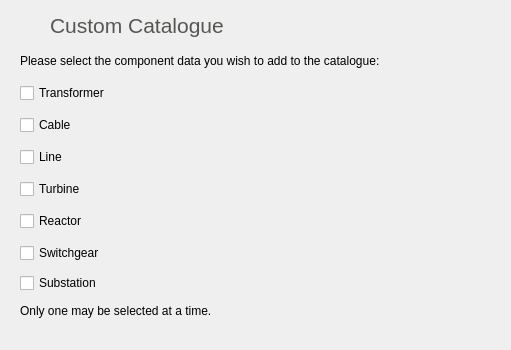
<?xml version="1.0" encoding="UTF-8"?>
<ui version="4.0">
 <class>Frame</class>
 <widget class="QFrame" name="Frame">
  <property name="geometry">
   <rect>
    <x>0</x>
    <y>0</y>
    <width>511</width>
    <height>350</height>
   </rect>
  </property>
  <property name="windowTitle">
   <string>Frame</string>
  </property>
  <widget class="QLabel" name="label_17">
   <property name="geometry">
    <rect>
     <x>50</x>
     <y>10</y>
     <width>181</width>
     <height>28</height>
    </rect>
   </property>
   <property name="palette">
    <palette>
     <active>
      <colorrole role="WindowText">
       <brush brushstyle="SolidPattern">
        <color alpha="255">
         <red>85</red>
         <green>87</green>
         <blue>83</blue>
        </color>
       </brush>
      </colorrole>
     </active>
     <inactive>
      <colorrole role="WindowText">
       <brush brushstyle="SolidPattern">
        <color alpha="255">
         <red>85</red>
         <green>87</green>
         <blue>83</blue>
        </color>
       </brush>
      </colorrole>
     </inactive>
     <disabled>
      <colorrole role="WindowText">
       <brush brushstyle="SolidPattern">
        <color alpha="255">
         <red>190</red>
         <green>190</green>
         <blue>190</blue>
        </color>
       </brush>
      </colorrole>
     </disabled>
    </palette>
   </property>
   <property name="font">
    <font>
     <pointsize>16</pointsize>
    </font>
   </property>
   <property name="text">
    <string>Custom Catalogue</string>
   </property>
   <property name="alignment">
    <set>Qt::AlignBottom|Qt::AlignLeading|Qt::AlignLeft</set>
   </property>
  </widget>
  <widget class="QLabel" name="label_63">
   <property name="geometry">
    <rect>
     <x>20</x>
     <y>10</y>
     <width>24</width>
     <height>24</height>
    </rect>
   </property>
   <property name="minimumSize">
    <size>
     <width>24</width>
     <height>24</height>
    </size>
   </property>
   <property name="maximumSize">
    <size>
     <width>24</width>
     <height>24</height>
    </size>
   </property>
   <property name="text">
    <string/>
   </property>
   <property name="pixmap">
    <pixmap resource="icons.qrc">:/Icons/icons/CataloguePrivate.svg</pixmap>
   </property>
   <property name="scaledContents">
    <bool>true</bool>
   </property>
  </widget>
  <widget class="QCheckBox" name="distributed_slack_checkBox">
   <property name="geometry">
    <rect>
     <x>20</x>
     <y>112</y>
     <width>259</width>
     <height>26</height>
    </rect>
   </property>
   <property name="toolTip">
    <string>&lt;html&gt;&lt;head/&gt;&lt;body&gt;&lt;p&gt;If active, the slack power is distributed among the generators according to their installed power &amp;quot;Snom&amp;quot;&lt;/p&gt;&lt;/body&gt;&lt;/html&gt;</string>
   </property>
   <property name="text">
    <string>Cable</string>
   </property>
   <property name="autoRepeat">
    <bool>false</bool>
   </property>
   <property name="autoExclusive">
    <bool>true</bool>
   </property>
  </widget>
  <widget class="QCheckBox" name="auto_precision_checkBox">
   <property name="geometry">
    <rect>
     <x>20</x>
     <y>176</y>
     <width>259</width>
     <height>26</height>
    </rect>
   </property>
   <property name="toolTip">
    <string>If active, GridCal finds a precission that suits the magnitude of the power injections so that the power flow is meaningful</string>
   </property>
   <property name="text">
    <string>Turbine</string>
   </property>
   <property name="autoExclusive">
    <bool>true</bool>
   </property>
  </widget>
  <widget class="QCheckBox" name="addPowerFlowReportCheckBox">
   <property name="geometry">
    <rect>
     <x>20</x>
     <y>240</y>
     <width>127</width>
     <height>26</height>
    </rect>
   </property>
   <property name="toolTip">
    <string>Add a results report in the logs</string>
   </property>
   <property name="text">
    <string>Switchgear</string>
   </property>
   <property name="autoExclusive">
    <bool>true</bool>
   </property>
  </widget>
  <widget class="QCheckBox" name="use_voltage_guess_checkBox">
   <property name="geometry">
    <rect>
     <x>20</x>
     <y>208</y>
     <width>259</width>
     <height>26</height>
    </rect>
   </property>
   <property name="text">
    <string>Reactor</string>
   </property>
   <property name="autoExclusive">
    <bool>true</bool>
   </property>
  </widget>
  <widget class="QCheckBox" name="ignore_single_node_islands_checkBox">
   <property name="geometry">
    <rect>
     <x>20</x>
     <y>144</y>
     <width>259</width>
     <height>26</height>
    </rect>
   </property>
   <property name="toolTip">
    <string>If active, the islands of a single node are ignored.</string>
   </property>
   <property name="text">
    <string>Line</string>
   </property>
   <property name="checked">
    <bool>false</bool>
   </property>
   <property name="autoExclusive">
    <bool>true</bool>
   </property>
  </widget>
  <widget class="QLabel" name="label_2">
   <property name="geometry">
    <rect>
     <x>20</x>
     <y>50</y>
     <width>421</width>
     <height>22</height>
    </rect>
   </property>
   <property name="text">
    <string>Please select the component data you wish to add to the catalogue:</string>
   </property>
  </widget>
  <widget class="QLabel" name="label_3">
   <property name="geometry">
    <rect>
     <x>20</x>
     <y>300</y>
     <width>421</width>
     <height>22</height>
    </rect>
   </property>
   <property name="text">
    <string>Only one may be selected at a time.</string>
   </property>
  </widget>
  <widget class="QCheckBox" name="distributed_slack_checkBox_2">
   <property name="geometry">
    <rect>
     <x>20</x>
     <y>80</y>
     <width>259</width>
     <height>26</height>
    </rect>
   </property>
   <property name="toolTip">
    <string>&lt;html&gt;&lt;head/&gt;&lt;body&gt;&lt;p&gt;If active, the slack power is distributed among the generators according to their installed power &amp;quot;Snom&amp;quot;&lt;/p&gt;&lt;/body&gt;&lt;/html&gt;</string>
   </property>
   <property name="text">
    <string>Transformer</string>
   </property>
   <property name="autoRepeat">
    <bool>false</bool>
   </property>
   <property name="autoExclusive">
    <bool>true</bool>
   </property>
  </widget>
  <widget class="QCheckBox" name="addPowerFlowReportCheckBox_2">
   <property name="geometry">
    <rect>
     <x>20</x>
     <y>270</y>
     <width>127</width>
     <height>26</height>
    </rect>
   </property>
   <property name="toolTip">
    <string>Add a results report in the logs</string>
   </property>
   <property name="text">
    <string>Substation</string>
   </property>
   <property name="autoExclusive">
    <bool>true</bool>
   </property>
  </widget>
 </widget>
 <resources>
  <include location="icons.qrc"/>
 </resources>
 <connections/>
</ui>
